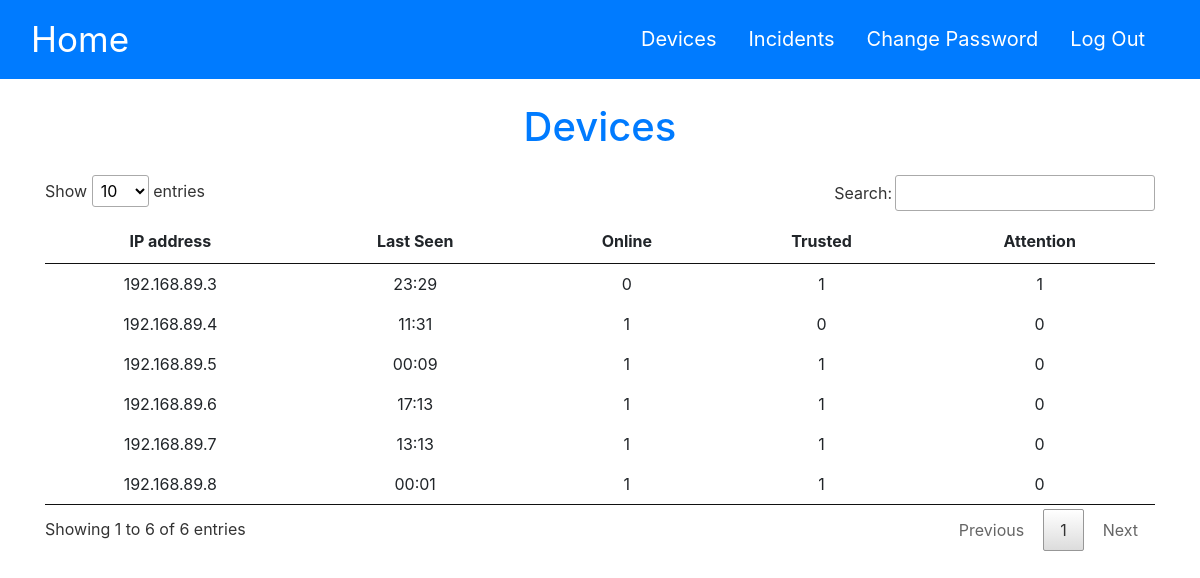
The app's page /devices (signed in) with its own data.
### tables this page shows
CREATE TABLE devices (ip TEXT, mac TEXT PRIMARY KEY, last_scanned_date TEXT, last_scanned_time TEXT, last_scanned_year TEXT, trusted INT DEFAULT 0, online INT DEFAULT 0, attention INT DEFAULT 0, files_added INT, files_removed INT);

### app.py (the view)
@app.route('/devices')
def devices():
    if 'username' in session:
        with sqlite3.connect('data.db') as conn:
            cursor = conn.cursor()
            cursor.execute('SELECT * from devices')
            devices = cursor.fetchall()
        return render_template('devices.html', devices=devices)
    else:
        return redirect(url_for('login'))

### templates/devices.html (shortened to what this page needs)
<!DOCTYPE html>
<html lang="en">
<head>
    <link rel= "stylesheet" type= "text/css" href= "{{ url_for('static',filename='css/bootstrap.min.css')}}">
    <link rel= "stylesheet" type= "text/css" href= "{{ url_for('static',filename='css/dataTables.min.css')}}">
    <link rel= "stylesheet" type= "text/css" href= "{{ url_for('static',filename='css/style.css')}}">
</head>
<body>
    <nav class="navbar navbar-expand-lg navbar-light bg-primary">
        <div class="container-fluid">
          <a style="font-size: 35px; color:white;"  class="navbar-brand" href="/devices">Home</a>
          <div class="collapse navbar-collapse" id="navbarNavAltMarkup">
            <div class="navbar-nav ml-auto">
              <a style="font-size: 20px; color:white;"  class="nav-link mr-3" href="/devices">Devices</a>
              <a style="font-size: 20px; color:white;" class="nav-link mr-3" href="/incidents">Incidents</a>
              <a style="font-size: 20px; color:white;" class="nav-link mr-3" href="/change-password">Change Password</a>
              <a style="font-size: 20px; color:white;" class="nav-link mr-3" href="/logout" >Log Out</a>
            </div>
          </div>
        </div>
      </nav>
    <h1 class="text-center mb-4 mt-4 text-primary">Devices</h1>
        <div class="container">
            <div class="row">
                <div class="col-12">
                    <table id="devices" style="width: 100%;">
                        <thead>
                            <tr style="text-align: center;" >
                                <th>IP address</th>
                                <th>Last Seen</th>
                                <th>Online</th>
                                <th>Trusted</th>
                                <th>Attention</th>
                            </tr>
                        </thead>
                        <tbody>
                            {% for device in devices %}
                            <tr style="text-align: center;">
                                <td>{{ device[0] }}</td>
                                <td>{{ device[3] }}</td>
                                <td>{{ device[6] }}</td>
                                <td>{{ device[5] }}</td>
                                <td>{{ device[7] }}</td>
                            </tr>
                            {% endfor %}
                        </tbody>
                    </table>
                </div>
            </div>
        </div>
</body>
</html>

### records on screen
devices: ip "192.168.89.8", last_scanned_time "00:01", online "1", trusted "1", attention "0"
devices: ip "192.168.89.7", last_scanned_time "13:13", online "1", trusted "1", attention "0"
devices: ip "192.168.89.6", last_scanned_time "17:13", online "1", trusted "1", attention "0"
devices: ip "192.168.89.5", last_scanned_time "00:09", online "1", trusted "1", attention "0"
devices: ip "192.168.89.4", last_scanned_time "11:31", online "1", trusted "0", attention "0"
devices: ip "192.168.89.3", last_scanned_time "23:29", online "0", trusted "1", attention "1"
